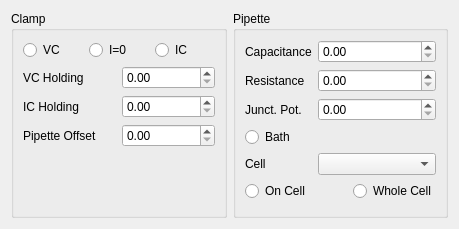
<?xml version="1.0" encoding="UTF-8"?>
<ui version="4.0">
 <class>MockClampDevGui</class>
 <widget class="QWidget" name="MockClampDevGui">
  <property name="geometry">
   <rect>
    <x>0</x>
    <y>0</y>
    <width>459</width>
    <height>229</height>
   </rect>
  </property>
  <property name="windowTitle">
   <string>Form</string>
  </property>
  <layout class="QGridLayout" name="gridLayout">
   <item row="0" column="0">
    <widget class="QGroupBox" name="groupBox_2">
     <property name="title">
      <string>Clamp</string>
     </property>
     <layout class="QGridLayout" name="gridLayout_3">
      <item row="0" column="0" colspan="2">
       <layout class="QHBoxLayout" name="horizontalLayout">
        <item>
         <widget class="QRadioButton" name="vcModeRadio">
          <property name="text">
           <string>VC</string>
          </property>
         </widget>
        </item>
        <item>
         <widget class="QRadioButton" name="i0ModeRadio">
          <property name="text">
           <string>I=0</string>
          </property>
         </widget>
        </item>
        <item>
         <widget class="QRadioButton" name="icModeRadio">
          <property name="text">
           <string>IC</string>
          </property>
         </widget>
        </item>
       </layout>
      </item>
      <item row="1" column="0">
       <widget class="QLabel" name="label_3">
        <property name="text">
         <string>VC Holding</string>
        </property>
       </widget>
      </item>
      <item row="1" column="1">
       <widget class="SpinBox" name="vcHoldingSpin"/>
      </item>
      <item row="2" column="0">
       <widget class="QLabel" name="label_4">
        <property name="text">
         <string>IC Holding</string>
        </property>
       </widget>
      </item>
      <item row="2" column="1">
       <widget class="SpinBox" name="icHoldingSpin"/>
      </item>
      <item row="4" column="0">
       <spacer name="verticalSpacer">
        <property name="orientation">
         <enum>Qt::Vertical</enum>
        </property>
        <property name="sizeHint" stdset="0">
         <size>
          <width>20</width>
          <height>40</height>
         </size>
        </property>
       </spacer>
      </item>
      <item row="3" column="0">
       <widget class="QLabel" name="label_6">
        <property name="text">
         <string>Pipette Offset</string>
        </property>
       </widget>
      </item>
      <item row="3" column="1">
       <widget class="SpinBox" name="pipOffsetSpin"/>
      </item>
     </layout>
    </widget>
   </item>
   <item row="0" column="1">
    <widget class="QGroupBox" name="groupBox">
     <property name="title">
      <string>Pipette</string>
     </property>
     <layout class="QGridLayout" name="gridLayout_2">
      <item row="0" column="0">
       <widget class="QLabel" name="label">
        <property name="text">
         <string>Capacitance</string>
        </property>
       </widget>
      </item>
      <item row="0" column="1" colspan="2">
       <widget class="SpinBox" name="pipCapSpin"/>
      </item>
      <item row="1" column="0">
       <widget class="QLabel" name="label_2">
        <property name="text">
         <string>Resistance</string>
        </property>
       </widget>
      </item>
      <item row="1" column="1" colspan="2">
       <widget class="SpinBox" name="pipResSpin"/>
      </item>
      <item row="2" column="0">
       <widget class="QLabel" name="label_5">
        <property name="text">
         <string>Junct. Pot.</string>
        </property>
       </widget>
      </item>
      <item row="2" column="1" colspan="2">
       <widget class="SpinBox" name="pipJunctPotSpin"/>
      </item>
      <item row="3" column="0" colspan="3">
       <widget class="QRadioButton" name="pipBathRadio">
        <property name="text">
         <string>Bath</string>
        </property>
       </widget>
      </item>
      <item row="5" column="0" colspan="2">
       <widget class="QRadioButton" name="pipAttachRadio">
        <property name="text">
         <string>On Cell</string>
        </property>
       </widget>
      </item>
      <item row="5" column="2">
       <widget class="QRadioButton" name="pipWholeRadio">
        <property name="text">
         <string>Whole Cell</string>
        </property>
       </widget>
      </item>
      <item row="6" column="0">
       <spacer name="verticalSpacer_2">
        <property name="orientation">
         <enum>Qt::Vertical</enum>
        </property>
        <property name="sizeHint" stdset="0">
         <size>
          <width>20</width>
          <height>40</height>
         </size>
        </property>
       </spacer>
      </item>
      <item row="4" column="1" colspan="2">
       <widget class="QComboBox" name="comboBox"/>
      </item>
      <item row="4" column="0">
       <widget class="QLabel" name="label_7">
        <property name="text">
         <string>Cell</string>
        </property>
       </widget>
      </item>
     </layout>
    </widget>
   </item>
  </layout>
 </widget>
 <customwidgets>
  <customwidget>
   <class>SpinBox</class>
   <extends>QDoubleSpinBox</extends>
   <header>acq4.pyqtgraph</header>
  </customwidget>
 </customwidgets>
 <resources/>
 <connections/>
</ui>
